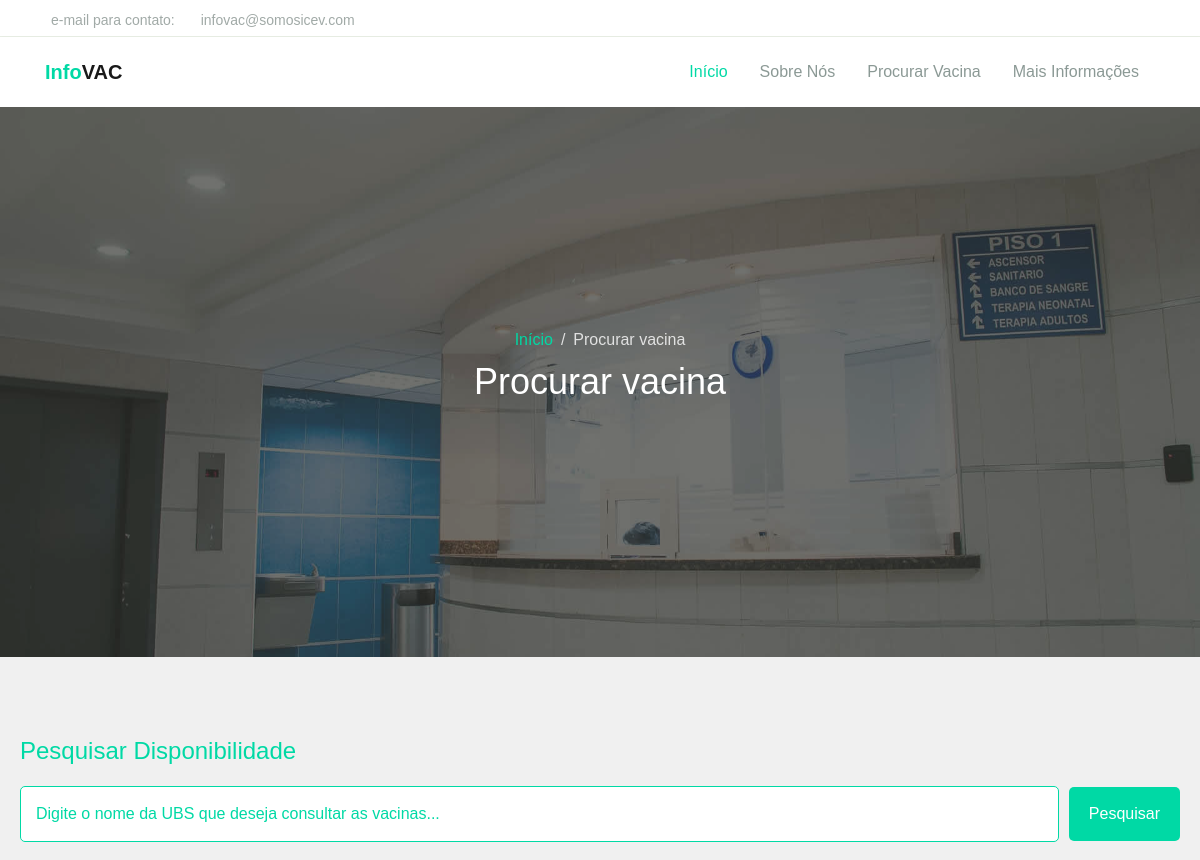
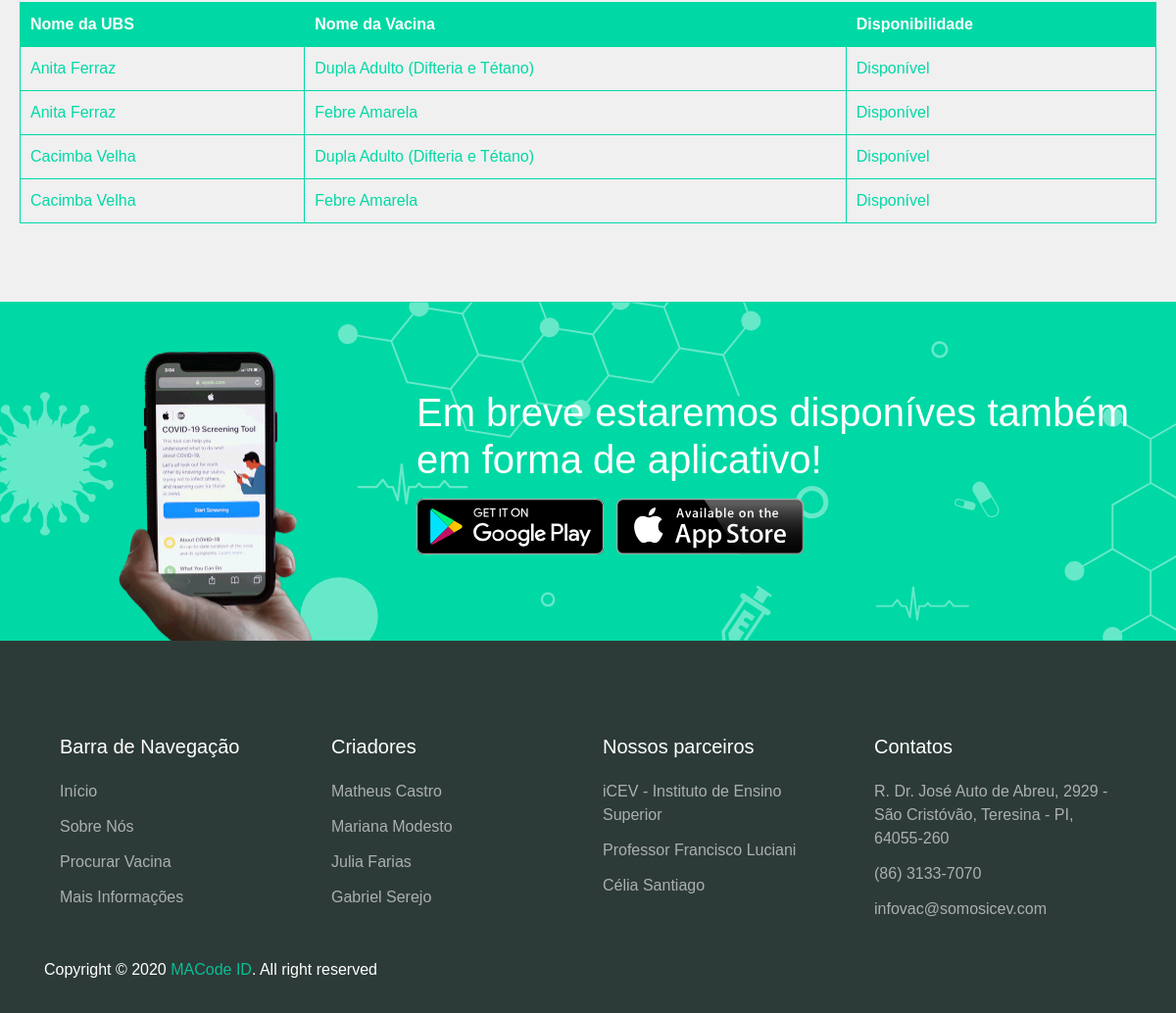
Screenshot of /search with the database file from the repository (2 pictures, top to bottom).
### TabelaDeVacinas/models.py (models this page shows, shortened)
class Tabela_Disponibilidade(models.Model):
    UBS = (
        ('Anita Ferraz', 'Anita Ferraz'),
        ('Cacimba Velha', 'Cacimba Velha'),
        ('Campestre Norte', 'Campestre Norte'),
        ('Cidade Jardim', 'Cidade Jardim'),
        ('Coroatá', 'Coroatá'),
        ('Ininga', 'Ininga'),
        ('Parque Universitário', 'Parque Universitário'),
        ('Piçarreira', 'Piçarreira'),
        ('Planalto Uruguai', 'Planalto Uruguai'),
        ('Santa Bárbara', 'Santa Bárbara'),
        ('Santa Isabel', 'Santa Isabel'),
        ('Santa Luz', 'Santa luz'),
        ('Santa Teresa', 'Santa teresa'),
        ('São João', 'São João'),
        ('Satélite', 'Satélite'),
        ('Soinho', 'Soinho'),
        ('Taquari', 'Taquari'),
        ('Vale do Gavião', 'Vale do Gavião'),
        ('Vila Bandeirantes', 'Vila Bandeirantes'),
        ('Vila União', 'Vila união'),
    )
    VACINA = (
        ('Dupla Adulto (Difteria e Tétano)', 'Dupla Adulto (Difteria e Tétano)'),
        ('Febre Amarela', 'Febre Amarela'),
        ('Hepatite A', 'Hepatite A'),
        ('Hepatite B', 'Hepatite B'),
        ('Inativada Poliomielite', 'Inativada Poliomielite'),
        ('Meningocócica ACWY', 'Meningocócica ACWY'),
        ('Meninocócica C', 'Meninocócica C'),
        ('Oral Poliomielite', 'Oral Poliomielite'),
        ('Oral Rotavírus humano', 'Oral Rotavírus Humano'),
        ('Papiloma Vírus Humano Quadrivalente', 'Papiloma Vírus Humano Quadrivalente'),
        ('Pentavalente (DTP/HB/Hib)', 'Pentavalente (DTP/HB/Hib)'),
        ('Pneumocócica 10 Valente', 'Pneumocócica 10 Valente'),
        ('DTP - Tríplice Bacteriana(Difteria, Tétano, Coqueluche)', 'DTP - Tríplice Bacteriana(Difteria, Tétano, Coqueluche)'),
        ('SCR - Tríplice Viral(Sarampo, Caxumba e Rubéola)', 'SCR - Tríplice Viral(Sarampo, Caxumba e Rubéola)'),
        ('Varicela', 'Varicela'),
    )
    STATUS = (
        ('Disponível', 'Disponível'),
        ('Indisponível', 'Indisponível'),
    )
    nome_ubs = models.CharField(
        max_length = 30,
        choices = UBS,
    )
    nome_vacina = models.CharField(
        max_length = 70,
        choices = VACINA,
    )
    disponibilidade = models.CharField(
        max_length =15,
        choices = STATUS,
    )
    created_at = models.DateTimeField(auto_now_add=True)
    updated_at = models.DateTimeField(auto_now=True)
    class Meta:
        ordering = ['nome_ubs', 'nome_vacina']

### TabelaDeVacinas/views.py (the view)
# urls.py: path('search', views.search, name='search'),
def search(request):
    tabelas = Tabela_Disponibilidade.objects.all().order_by('nome_ubs', 'nome_vacina')
    return render(request, 'search.html', {'tabelas': tabelas})

### TabelaDeVacinas/Templates/search.html (shortened to what this page needs)
{% extends 'base.html' %}
{% load static %}
{% block content %}
<div class="page-hero bg-image overlay-dark" style="background-image: url('{% static 'TabelaDeVacinas/img/bg_image_1.jpg' %}');">
  <div class="hero-section">
    <div class="container text-center wow zoomIn">
      <nav aria-label="Breadcrumb">
        <ol class="breadcrumb breadcrumb-dark bg-transparent justify-content-center py-0 mb-2">
          <li class="breadcrumb-item"><a href="/">Início</a></li>
          <li class="breadcrumb-item active" aria-current="page">Procurar vacina</li>
        </ol>
      </nav>
      <h1 class="font-weight-normal">Procurar vacina</h1>
    </div>
  </div>
</div>
<div class="page-section pb-0">
  <div class="page-section-sm">
    <div class="search-container">
        <h1>Pesquisar Disponibilidade</h1>
        <div class="search-box-container">
          <form method="get" action="{% url 'buscar_disponibilidade' %}">
            <input type="text" class="search-box" id="search_query" name="search_query" placeholder="Digite o nome da UBS que deseja consultar as vacinas...">
            <button type="submit" class="search-button">Pesquisar</button>
          </form>
        </div>
    </div>
    <div class="search-table-container">
        <table class="result-table">
            <thead>
                <tr>
                    <th>Nome da UBS</th>
                    <th>Nome da Vacina</th>
                    <th>Disponibilidade</th>
                </tr>
            </thead>
            <tbody>
              {% for tabela in tabelas %}
                <tr>
                  <td><span>{{tabela.nome_ubs}}</span></td>
                  <td><span>{{tabela.nome_vacina}}</span></td>
                  <td><span>{{tabela.disponibilidade}}</span></td>
                </tr>
              {% endfor %}
            </tbody>
        </table>
    </div>
  </div>
</div>
{% endblock %}

### TabelaDeVacinas/Templates/base.html (shortened to what this page needs)
{% load static %}
<!DOCTYPE html>
<html lang="en">
<head>
    <link rel="stylesheet" href="{% static 'TabelaDeVacinas/css/bootstrap.css' %}">
    <link rel="stylesheet" href="{% static 'TabelaDeVacinas/css/maicons.css' %}">
    <link rel="stylesheet" href="{% static 'TabelaDeVacinas/css/style.css' %}">
    <link rel="stylesheet" href="{% static 'TabelaDeVacinas/css/theme.css' %}">
    <link rel="stylesheet" href="{% static 'TabelaDeVacinas/vendor/animate/animate.css' %}">
    <link rel="stylesheet" href="{% static 'TabelaDeVacinas/vendor/owl-carousel/css/owl.carousel.css' %}">
</head>
<body>
    <header>
        <div class="topbar">
            <div class="container">
                <div class="row">
                    <div class="col-sm-8 text-sm">
                        <div class="site-info">
                        <a href="#"> e-mail para contato: </a>
                        <a href="#"> infovac@somosicev.com</a>
                        </div>
                    </div>
                </div>
            </div>
        </div>
        <nav class="navbar navbar-expand-lg navbar-light shadow-sm">
            <div class="container">
                <a class="navbar-brand" href="/"><span class="text-primary">Info</span>VAC</a>
                <div class="collapse navbar-collapse" id="navbarSupport">
                <ul class="navbar-nav ml-auto">
                    <li class="nav-item active">
                    <a class="nav-link" href="/">Início</a>
                    </li>
                    <li class="nav-item">
                    <a class="nav-link" href="/about">Sobre Nós</a>
                    </li>
                    <li class="nav-item">
                        <a class="nav-link" href="/search">Procurar Vacina</a>
                    </li>
                    <li class="nav-item">
                        <a class="nav-link" href="/more_info">Mais Informações</a>
                    </li>
                </ul>
                </div>
            </div>
        </nav>
    </header>
    {% block content %}
    {% endblock %}
    <div class="page-section banner-home bg-image" style="background-image: url('{% static 'TabelaDeVacinas/img/banner-pattern.svg' %}');">
        <div class="container py-5 py-lg-0">
            <div class="row align-items-center">
                <div class="col-lg-4 wow zoomIn">
                    <div class="img-banner d-none d-lg-block">
                        <img src="{% static 'TabelaDeVacinas/img/mobile_app.png' %}" alt="">
                    </div>
                </div>
                <div class="col-lg-8 wow fadeInRight">
                    <h1 class="font-weight-normal mb-3">Em breve estaremos disponíves também em forma de aplicativo!</h1>
                    <a href="#"><img src="{% static 'TabelaDeVacinas/img/google_play.svg' %}" alt=""></a>
                    <a href="#" class="ml-2"><img src="{% static 'TabelaDeVacinas/img/app_store.svg' %}" alt=""></a>
                </div>
            </div>
        </div>
    </div>
    <footer class="page-footer">
        <div class="container">
            <div class="row px-md-3">
                <div class="col-sm-6 col-lg-3 py-3">
                <h5>Barra de Navegação</h5>
                <ul class="footer-menu">
                    <li><a href="/">Início</a></li>
                    <li><a href="/about">Sobre Nós</a></li>
                    <li><a href="/search">Procurar Vacina</a></li>
                    <li><a href="/more_info">Mais Informações</a></li>
                </ul>
                </div>
                <div class="col-sm-6 col-lg-3 py-3">
                <h5>Criadores</h5>
                <ul class="footer-menu">
                    <li class="footer-item">Matheus Castro</li>
                    <li class="footer-item">Mariana Modesto</li>
                    <li class="footer-item">Julia Farias</li>
                    <li class="footer-item">Gabriel Serejo</li>
                </ul>
                </div>
                <div class="col-sm-6 col-lg-3 py-3">
                <h5>Nossos parceiros</h5>
                <ul class="footer-menu">
                    <li class="footer-item">iCEV - Instituto de Ensino Superior</li>
                    <li class="footer-item">Professor Francisco Luciani</li>
                    <li class="footer-item">Célia Santiago</li>
                </ul>
                </div>
                <div class="col-sm-6 col-lg-3 py-3">
                    <h5>Contatos</h5>
                    <ul class="footer-menu">
                        <li class="footer-item">R. Dr. José Auto de Abreu, 2929 - São Cristóvão, Teresina - PI, 64055-260</li>
                        <li class="footer-item">(86) 3133-7070</li>
                        <li class="footer-item">infovac@somosicev.com</li>
                    </ul>
                </div>
            </div>
            <p id="copyright">Copyright &copy; 2020 <a href="https://macodeid.com/" target="_blank">MACode ID</a>. All right reserved</p>
        </div>
    </footer>
</body>
</html>

### static/TabelaDeVacinas/css/style.css (style rules this page uses)
.page-hero { background-image: url('sua-imagem.jpg'); background-size: cover; background-position: center; color: #fff; text-align: center; padding: 80px 20px; }
.page-hero h1 { font-weight: normal; font-size: 36px; margin: 0; }
.breadcrumb { justify-content: center; background: none; padding: 0; margin: 0; }
.breadcrumb-item a { color: #00D9A5; text-decoration: none; font-weight: normal; }
.page-section { padding: 80px 20px; background-color: #f0f0f0; }
.search-container { text-align: center; }
.search-container h1 { color:#00D9A5; font-size: 24px; margin-bottom: 20px; display: flex; align-items: center; }
.search-box-container { display: flex; align-items: center; }
form { width: 100%; display: flex; align-items: center; }
.search-box { width: 100%; padding: 15px; border: 1px solid #00D9A5; border-radius: 5px; font-size: 16px; color: #00D9A5; background-color: #FFF; transition: border-color 0.3s; flex: 1; margin-right: 10px; }
::placeholder { color: #00D9A5; }
.search-button { background-color: #00D9A5; color: #fff; border: none; border-radius: 5px; padding: 15px 20px; font-size: 16px; cursor: pointer; transition: background-color 0.3s; }
.result-table { width: 100%; border-collapse: collapse; margin-top: 20px; }
.result-table th, .result-table td { border: 1px solid #00D9A5; padding: 10px; }
.result-table th { background-color: #00D9A5; color: #FFF; text-align: left; font-weight: bold; }
.result-table span { color: #00D9A5; text-decoration: none; }
.result-table tr { border: 1px solid #00D9A5; }
ul li.footer-item { color: #FFFFFF99; padding: 6px 0px; }

### rows the page displays
Tabela_Disponibilidade: nome_ubs "Anita Ferraz", nome_vacina "Dupla Adulto (Difteria e Tétano)", disponibilidade "Disponível"
Tabela_Disponibilidade: nome_ubs "Anita Ferraz", nome_vacina "Febre Amarela", disponibilidade "Disponível"
Tabela_Disponibilidade: nome_ubs "Cacimba Velha", nome_vacina "Dupla Adulto (Difteria e Tétano)", disponibilidade "Disponível"
Tabela_Disponibilidade: nome_ubs "Cacimba Velha", nome_vacina "Febre Amarela", disponibilidade "Disponível"
